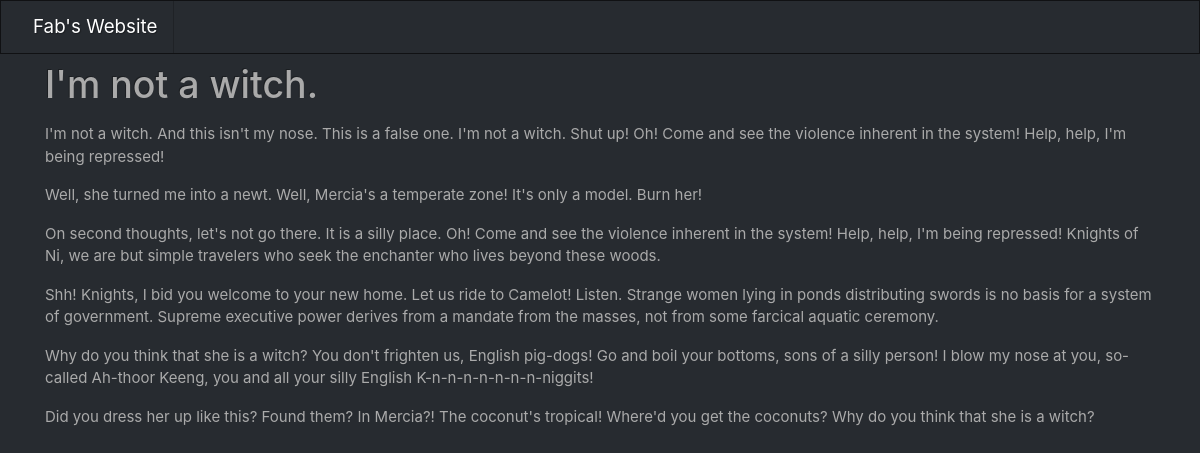
Page /index.php?p=article&id=4 on the committed database.
### tables this page shows
CREATE TABLE `articles` (
  `id` int(11) NOT NULL,
  `title` varchar(255) NOT NULL,
  `content` longtext NOT NULL,
  `date` datetime NOT NULL,
  `category_id` int(11) NOT NULL
);

### app/Autoloader.php (called while the page is built, shortened)
<?php
class Autoloader
{
    static function autoload($class)
    {
        if(strpos($class, __NAMESPACE__.'\\') === 0){
            $class = str_replace(__NAMESPACE__.'\\', '', $class);
            $class = str_replace('\\', '/', $class);
        }
    }
}

### app/App.php (called while the page is built, shortened)
<?php
class App {
    private static $database;
    public static function getDb(){
        if(self::$database === null){
            self::$database = new Database(self::DB_NAME, self::DB_USER, self::DB_PASS, self::DB_HOST, self::DB_PORT);
        }
        return self::$database;
    }
}

### app/Database.php (called while the page is built, shortened)
<?php
class Database
{
    private $pdo = null;
    public function __construct()
    {
        $this->db_name = "sites";
        $this->db_user = "fab";
        $this->db_pass = "";
        $this->db_host = "localhost";
        $this->db_port = 8000;
    }
    private function getPDO()
    {
        if ($this->pdo === null) {
            try {
                $pdo = new PDO("mysql:dbname=" . $this->db_name . ";host=" . $this->db_host . ";port=". $this->db_port, $this->db_user, $this->db_pass);
                $pdo->setAttribute(PDO::ATTR_ERRMODE, PDO::ERRMODE_EXCEPTION);
                $pdo->exec("SET CHARACTER SET utf8");
                $this->pdo = $pdo;
            } catch (PDOException $e) {
                echo 'Pas de connexion a la BDD : ' . $e->getMessage();
                die();
            }
        }
        return $this->pdo;
    }
    public function prepare ($statement, $attributes, $class_name, $one = false){
        $req = $this->getPDO()->prepare($statement);
        $req->execute($attributes);
        $req->setFetchMode(PDO::FETCH_CLASS, $class_name);
        if ($one) {
            $data = $req->fetch();
        }else{
            $data = $req->fetchAll();
        }
        return $data;
    }
}

### pages/single.php (the view)
<?php
$post = App\App::getDb()->prepare('SELECT * FROM articles WHERE id = ?',
    [$_GET['id']],'App\Table\Article', true);
?>
<h1><?= $post->title; ?></h1>
<p><?= $post->content; ?></p>

### rows in the picture
articles: title "I'm not a witch.", content "I'm not a witch. And this isn't my nose. This is a false one. I'm not a witch. Shut up! Oh! Come and see the violence inherent in the system! Help, help, I'm being repressed! Well, she turned me into a newt. Well, Mercia's a temperate zone! It's only a model. Burn her! On second thoughts, let's not go there. It is a silly place. Oh! Come and see the violence inherent in the system! Help, help, I'm being repressed! Knights of Ni, we are but simple travelers who seek the enchanter who lives beyond these woods. Shh! Knights, I bid you welcome to your new home. Let us ride to Camelot! Listen. Strange women lying in ponds distributing swords is no basis for a system of government. Supreme…"
